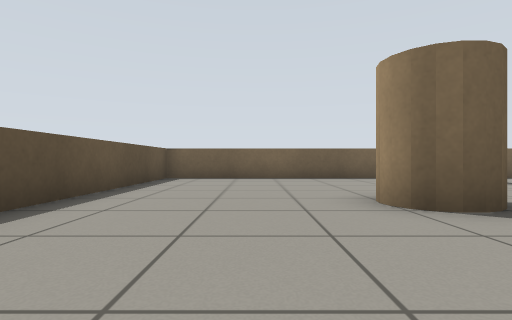
View 1 (above)

21 first-person views from a walk through a world built for the Gazebo simulator. The camera is 0.5 m above the floor, looks level and sees 80° across. The floor is counted in squares, 1 m on a side. Each view is taken from the middle of a square. On the plan, view 1 faces up. The plan holds only what a view shows up to about 9 squares ahead; the rest is blank.

View 2
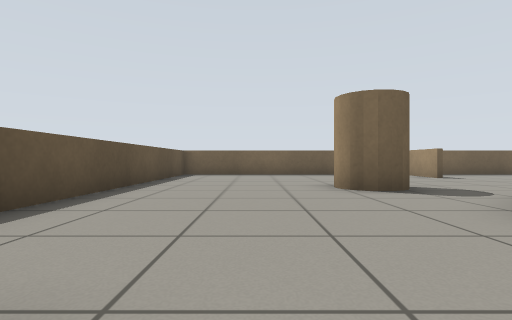

View 3
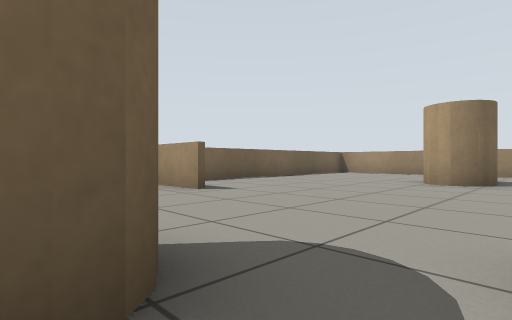

View 4
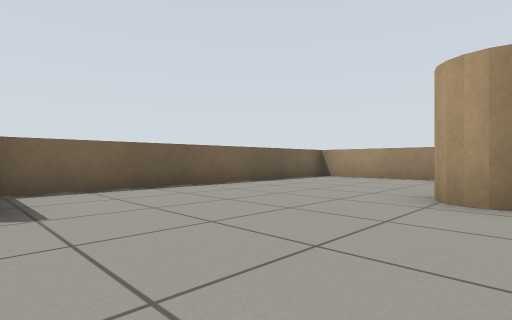

View 5
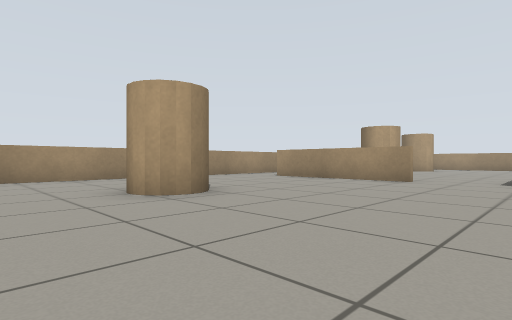

View 6
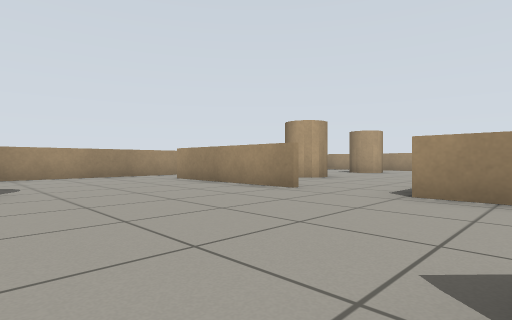

View 7
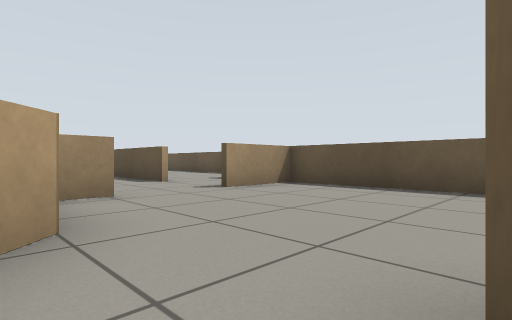

View 8
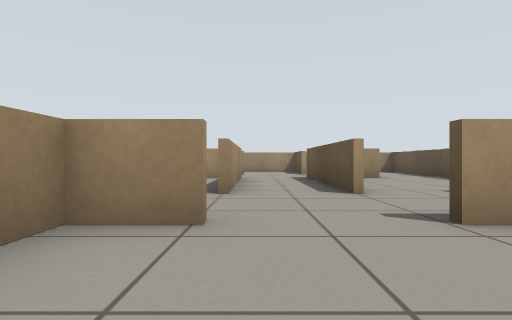

View 9
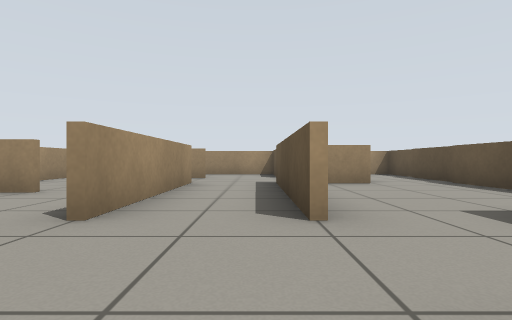

View 10
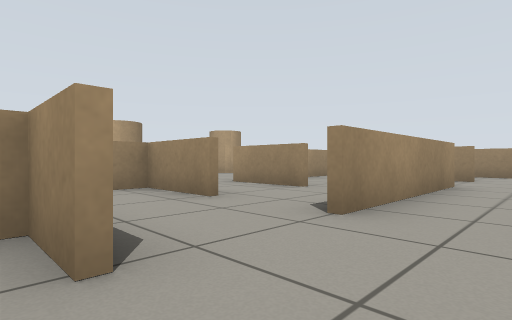

View 11
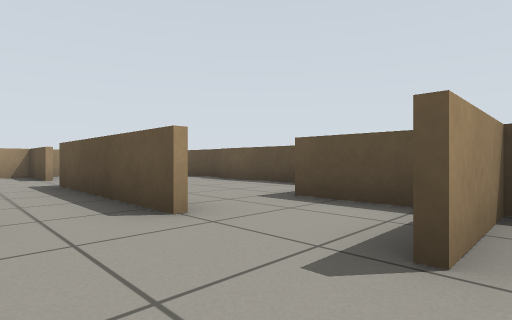

View 12
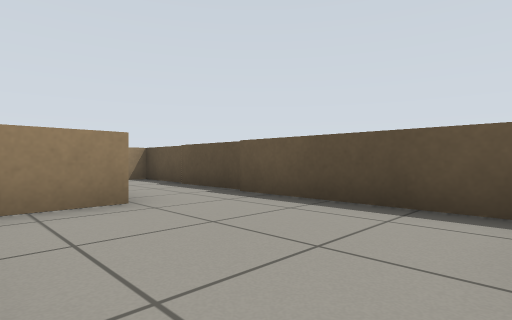

View 13
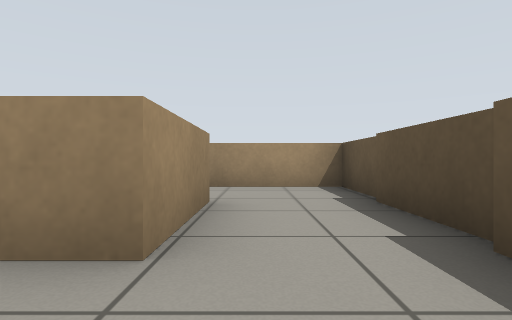

View 14
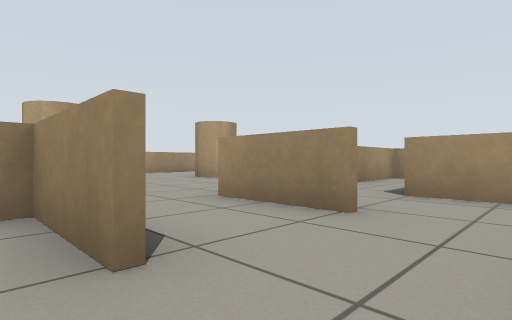

View 15
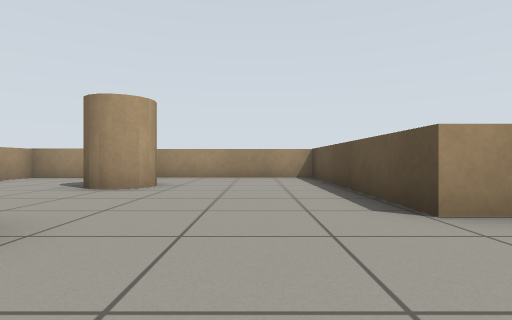

View 16
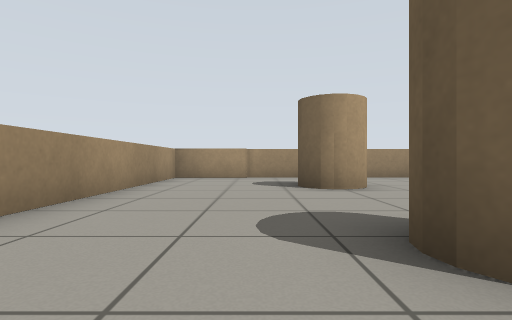

View 17
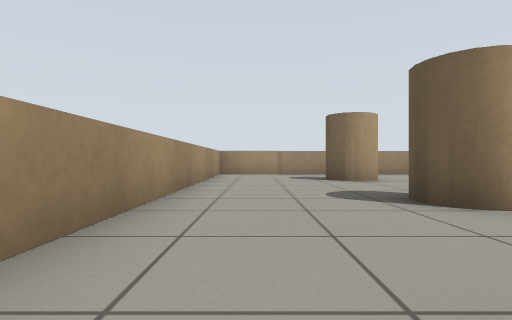

View 18
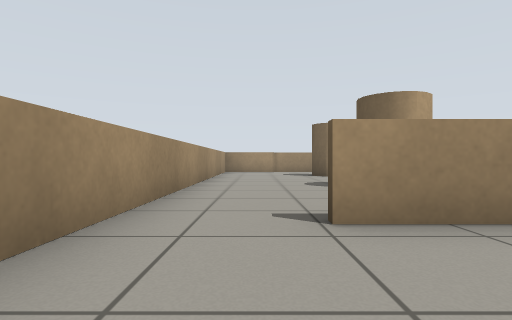

View 19
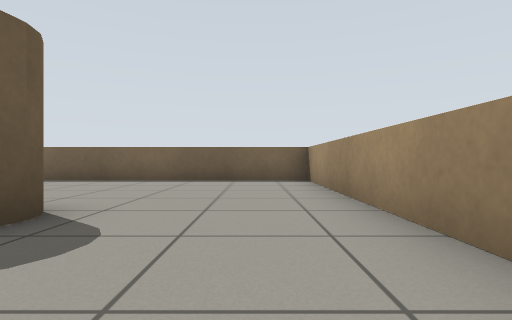

View 20
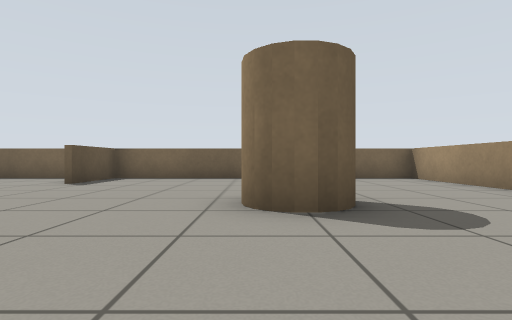

View 21
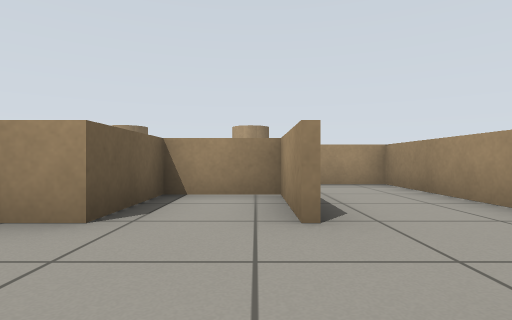

### Floor plan
Key: @ floor where view 1 was taken; # wall or solid block; . floor.
Columns run from 5 left of view 1 to 14 right of it. Each row starts with its distance up from view 1.
  9   ##################
  8   #.......#........#
  7   #.......#........#
  6   #................#
  5   #................#
  4   #....#......##...#
  3   #....#......##...#
  2   #...... .........#
  1   #.....# .........#
  0   #..@..#..........#
 -1   #.....#..........#
 -2   ###..####..####..#
 -3   #.......#........#
 -4 #....#.#.##...##...#
 -5 #....#.#......##...#
 -6 #....#.#.##........#
 -7 #....#.#..#........#
 -8 #..###.####........#
 -9 #..#.....##...##...#
-10 #...#..####........#
-11 #...#.....#........#
-12 ####################

Positions as (right, up) in squares from view 1, and headings:
1: (0, 0), facing up
2: (0, -2), facing up
3: (2, 2), facing up-right
4: (5, 3), facing up-right
5: (5, 6), facing down-right
6: (4, 3), facing down-right
7: (3, 3), facing down-left
8: (1, 1), facing down
9: (0, -1), facing down
10: (0, -1), facing down-right
11: (1, -1), facing down-left
12: (-1, -4), facing down-left
13: (-3, -6), facing down
14: (2, -3), facing down-right
15: (7, -3), facing down
16: (11, -3), facing down
17: (12, -1), facing down
18: (12, 1), facing down
19: (12, 1), facing up
20: (9, 0), facing up
21: (-1, -9), facing right
